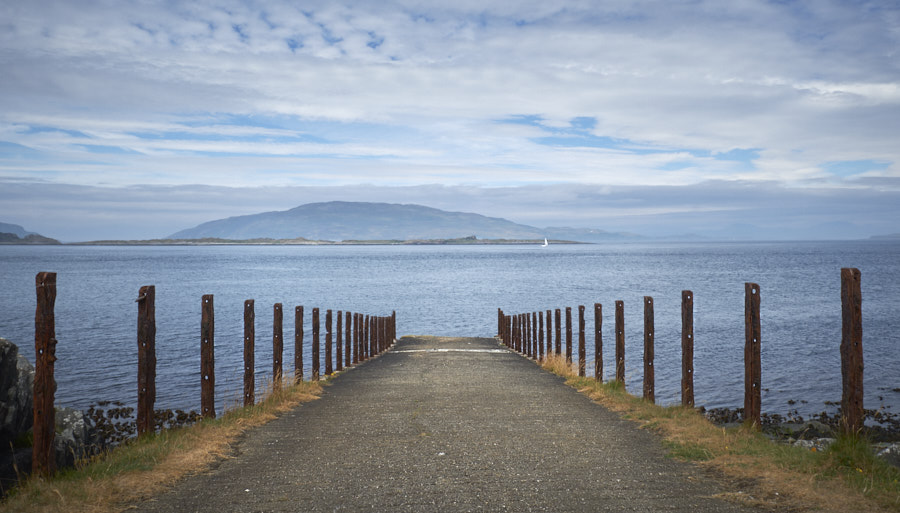
#> input picture craignish.jpg, 900 x 513 px
$ jupyter execute '02 Images.ipynb'   (shell and % lines are left out)
#> lines starting #> are read from the running program, lines starting #| are printed output that depends on the picture; after the words box and inside, x2 and y2 are one past the last pixel; in counts of white or black regions, pixels touching at a corner belong together
# Images: a use of NumPy arrays

Let's load up some useful modules:

[cell 1]
import numpy as np

# Let's import OpenCV
# pip install opencv-python if needed.
import cv2 as cv

# We'll use the matplotlib library
import matplotlib.pyplot as plt

# Make the figures a bit bigger than the default:
plt.rcParams['figure.figsize'] = [10,8]

Let's have a look for images:

[cell 2]
img_bgr = cv.imread("craignish.jpg")  # Use the non-rotated version!
#> img_bgr is the input picture: shape (513, 900, 3); mean B, G, R 158.9, 146.2, 136.5

img = cv.cvtColor(img_bgr, cv.COLOR_BGR2RGB)

plt.imshow(img)
plt.title("Craignish, Scotland");

Note the semicolon.

[cell 3]
img.shape
#> Out = (513, 900, 3)

Remember that the first axis in NumPy normally identifies the *row*.

[cell 4]
corner = img[ -200:, :300]
plt.imshow(corner);

---

## A behind-the-scenes look at NumPy arrays

Let's look under the hood at the original image:

[cell 5]
img.dtype

[cell 6]
img.itemsize
#> Out = 1

[cell 7]
img.shape
#> Out = (513, 900, 3)

_Round here, he's known as Strider...._

[cell 8]
img.strides
#> Out = (2700, 3, 1)

And now at our small corner:

[cell 9]
corner.shape
#> Out = (200, 300, 3)

[cell 10]
corner.strides
#> Out = (2700, 3, 1)

That's interesting!  Why is the stride still the same?

[cell 11]
corner.flags.owndata
#> Out = False

'corner' is simply a *view* onto the same 'img' data, but with different offset and shape.

### Another example: transposing

Arrays have a property T, which represents their transpose:

[cell 12]
reds = img[:,:,0]

print(reds.shape)
#| (513, 900)
print(reds.T.shape)
#| (900, 513)

[cell 13]
reds.dtype

[cell 14]
plt.imshow(reds, cmap="gray");

[cell 15]
plt.imshow(reds.T, cmap="gray");
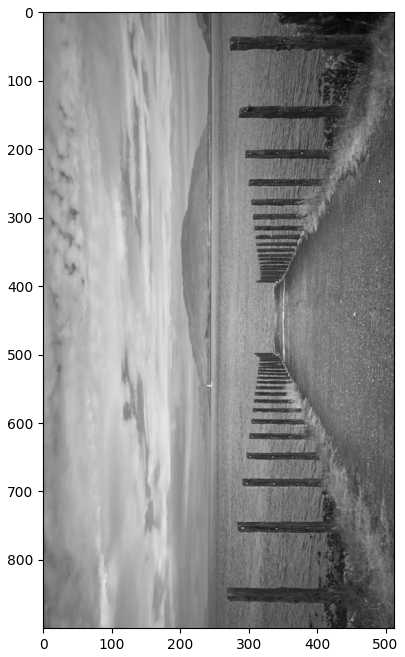
#> figure drawn by matplotlib, 1 panel

We can compare:

[cell 16]
reds.strides
#> Out = (2700, 3)

[cell 17]
reds.T.strides
#> Out = (3, 2700)

Similarly, we can skip rows or columns just by changing the stride:

[cell 18]
squished = reds[:,::3]
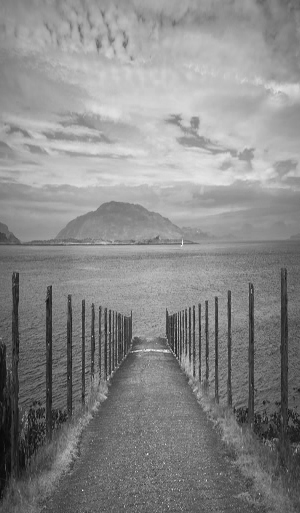
#> squished: shape (513, 300); min 9, max 248, mean 136.6
plt.imshow(squished, cmap="gray");

[cell 19]
squished.strides
#> Out = (2700, 9)

NumPy is generally very good at using views and not copying data unless it needs to.  You do need to remember this when assigning to arrays, though:

[cell 20]
corner[:20,:20] = [255, 255,0]
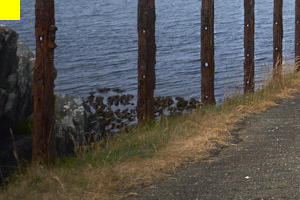
#> corner: shape (200, 300, 3); mean R, G, B 83.8, 82.3, 79.5
plt.imshow(img)   # Note we're drawing 'img'

There's are various copy() methods and functions if needed, and you may sometimes want to arrange your data order to make optimal use of caches.

[cell 21]
gridded = img.copy()
gridded[:, ::30] = [255,0,0]
gridded[::30, :] = [255,0,0]
plt.imshow(gridded);

**Question**: Some lines of the grid are missing?  Why?

---

### An esoteric aside

[cell 22]
a = np.arange(10)
a

[cell 23]
a.dtype

[cell 24]
a.strides

Get a custom view onto the same data:

[cell 25]
np.lib.stride_tricks.as_strided(a, shape=(7,4), strides=(8,8))

OK, back to the pictures...

---

### Histogram equalisation and some simple matplotlib

Let's look at greyscale of the whole image:

[cell 26]
grey_img = cv.cvtColor(img, cv.COLOR_RGB2GRAY)
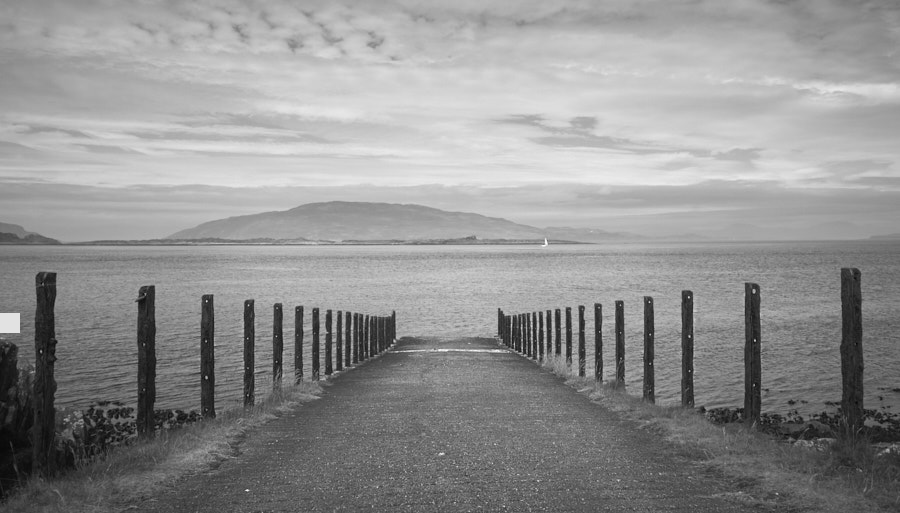
#> grey_img: shape (513, 900); min 3, max 253, mean 144.9

plt.imshow(grey_img, cmap="gray");

[cell 27]
hist, bins = np.histogram(grey_img, bins=256, range=[0,256])
#> hist = 256 values, max 4605 at index 167, min 0 at index 0, mean 1803.5; bins = 257 values from 0 to 256
hist, bins

Let's do a simple plot:

[cell 28]
plt.plot(bins[:-1], hist);
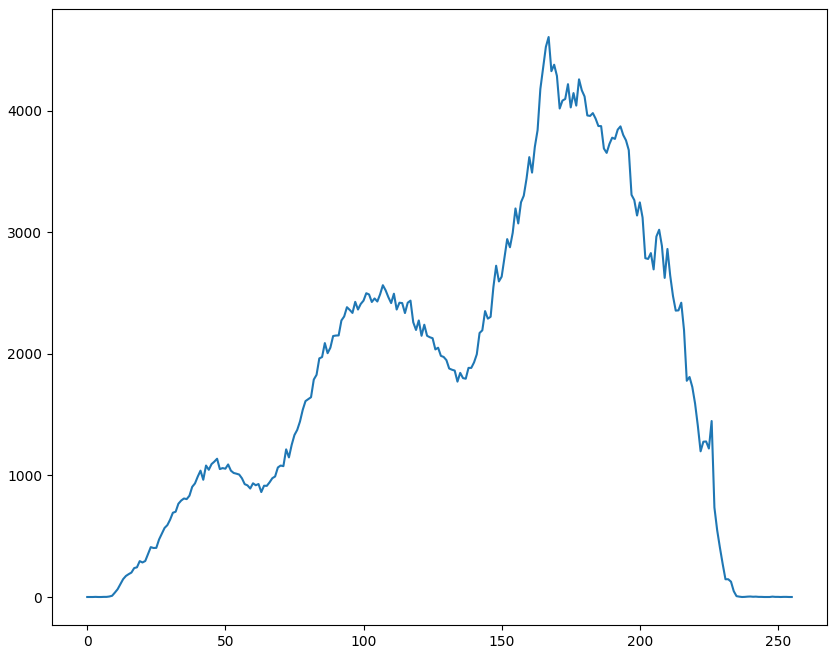
#> figure drawn by matplotlib, 1 panel; curve peaks at x = 167, y = 4605

Get the cumulative sum of the histogram values:

[cell 29]
cdf = hist.cumsum()
#> cdf = 256 values from 0 to 461700
cdf
#> Out = 256 values from 0 to 461700

A slightly more complex plot, showing the histogram and this cumulative distribution function:

[cell 30]
fig, ax1 = plt.subplots(figsize=(12,6))

# Plot the histogram using the normal y axis
ax1.bar(bins[1:], hist, 1, color='r')
ax1.tick_params(axis='y', labelcolor='r')

# Make a second y axis that shares the x axis
ax2 = ax1.twinx()

# And on that we'll plot the CDF
ax2.plot(cdf, color='b')
ax2.tick_params(axis='y', labelcolor='b')

# Some formatting stuff
fig.tight_layout()
fig.legend(('histogram', 'cdf'), loc = 'upper left');

# plt.savefig("histo.pdf")
plt.show()
#> figure, not shown here; panel 1: tallest bar 4605 high, from x = 167.5 to 168.5; panel 2: curve peaks at x = 253, y = 461700

### Giving it some more impact

Let's use OpenCV's standard histogram-based equalisation:

[cell 31]
equ_img = cv.equalizeHist(grey_img)
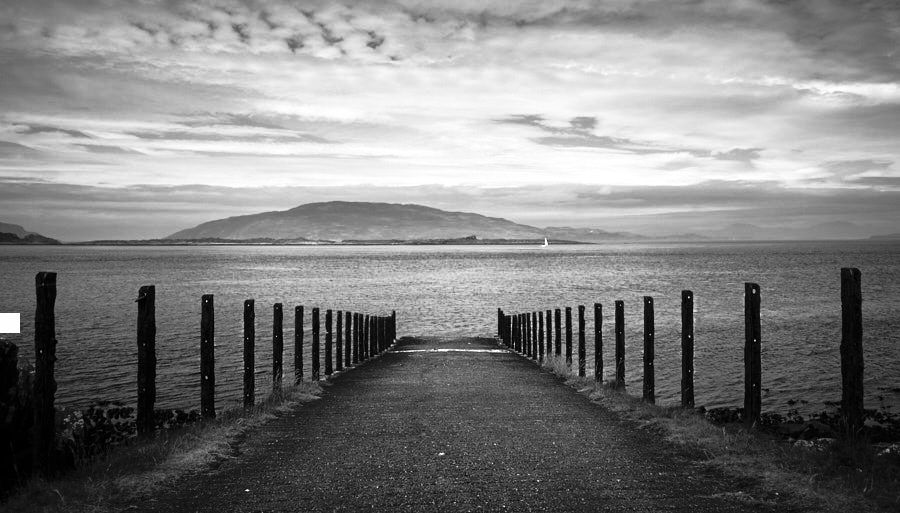
#> equ_img: shape (513, 900); min 0, max 255, mean 128.2

And compare the results:

[cell 32]
fig, axs = plt.subplots(1,2, figsize=(14,6))
axs[0].imshow(grey_img, cmap="gray")
axs[0].set_title("original")

axs[1].imshow(equ_img, cmap="gray")
axs[1].set_title("equalised")

plt.show()

What does the histogram look like for this new image?

[cell 33]
hist,bins = np.histogram(equ_img,256,[0,256])
#> hist = 256 values, max 4605 at index 151, min 0 at index 38, mean 1803.5
cdf = hist.cumsum()
#> cdf = 256 values from 730 to 461700

fig, ax1 = plt.subplots(figsize=(12,6))

# Plot the histogram using the normal y axis
ax1.bar(bins[1:], hist, 1, color='r')
ax1.tick_params(axis='y', labelcolor='r')

# Make a second y axis that shares the x axis
ax2 = ax1.twinx()
ax2.tick_params(axis='y', labelcolor='b')
# And on that we'll plot the CDF
cdf = hist.cumsum()
ax2.plot(cdf, color = 'b')

# Some formatting stuff
fig.tight_layout()
fig.legend(('cdf','histogram'), loc = 'upper left');

plt.show()
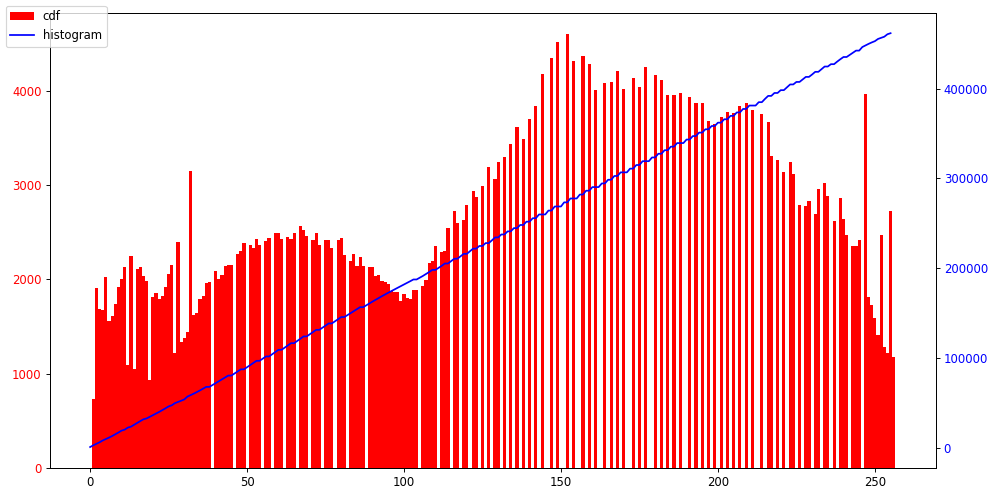
#> figure drawn by matplotlib, 2 panels; panel 1: tallest bar 4605 high, from x = 151.5 to 152.5; panel 2: curve peaks at x = 255, y = 461700

---

# Adding some colour overlays.

OK, let's use the original grey image and make it RGB again so that we can then overlay other colours.

[cell 34]
h,w = grey_img.shape
#> h = 513; w = 900
h,w
#> Out = (513, 900)

There are various easy ways you could do this.

But we're going to use explicit broadcasting.

First, we can turn a 2D array into a 3D array by adding a new axis:

[cell 35]
grey_img_3d = grey_img[:, :, np.newaxis]  # np.newaxis or 'None'
grey_img_3d.shape
#> Out = (513, 900, 1)

That final dimension is of size '1', so we can use it for broadcasting:

[cell 36]
mono_image_test = np.zeros([h, w, 3], dtype=grey_img_3d.dtype)
mono_image_test += grey_img_3d   # broadcasts
mono_image_test.shape

[cell 37]
mono_image_test

[cell 38]
mono_img = np.broadcast_to(  grey_img_3d, (h, w, 3) )
mono_img

[cell 39]
plt.imshow(mono_img)
plt.show()

This is a *colour* image, it's just that all the colour components have the same value.  We can change that:

[cell 40]
lowlights = np.where( mono_img > 40, mono_img, [255,0,255] )

plt.imshow(lowlights);

#### Go light blues!

Let's look at the blue component of the original image:

[cell 41]
blues = img[...,2]
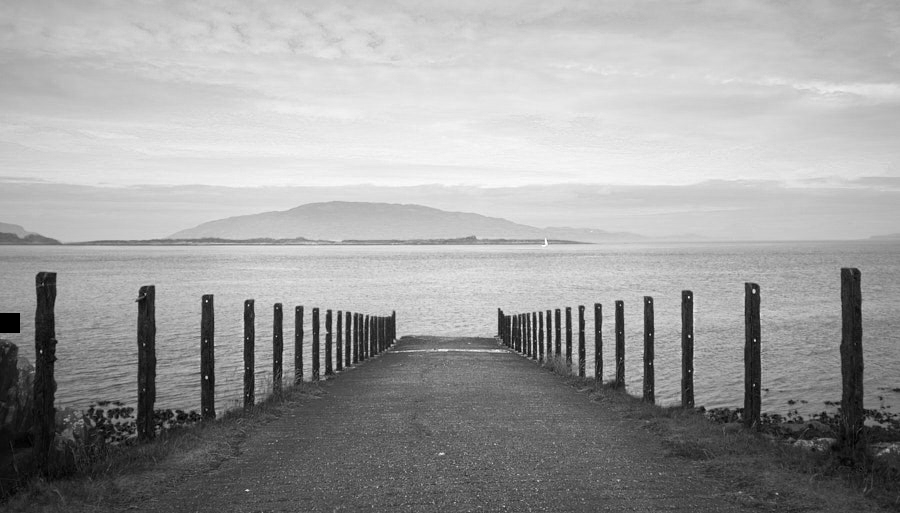
#> blues: shape (513, 900); min 0, max 255, mean 158.8
brightbluemask = (blues > 200)
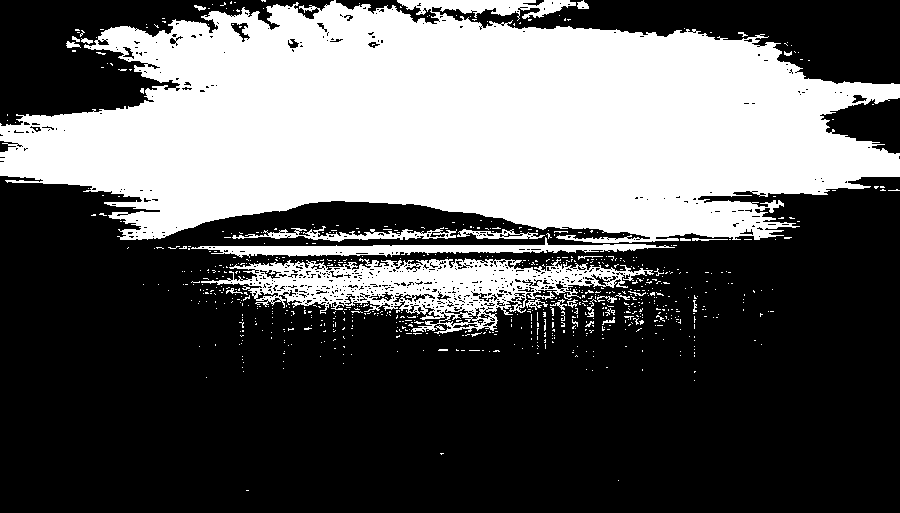
#> brightbluemask: shape (513, 900) bool; 37% white; 747 white regions (718 under 20 px), largest, box (x1, y1, x2, y2) and area: (0, 0, 900, 243) 149183, (201, 258, 654, 334) 13132, (191, 237, 675, 258) 3522
brightbluemask

[cell 42]
plt.imshow(brightbluemask, cmap="gray");

We can use Numpy's indexing capabilities:

[cell 43]
lowlights[ brightbluemask ] = [ 0, 0, 255 ]
plt.imshow(lowlights);
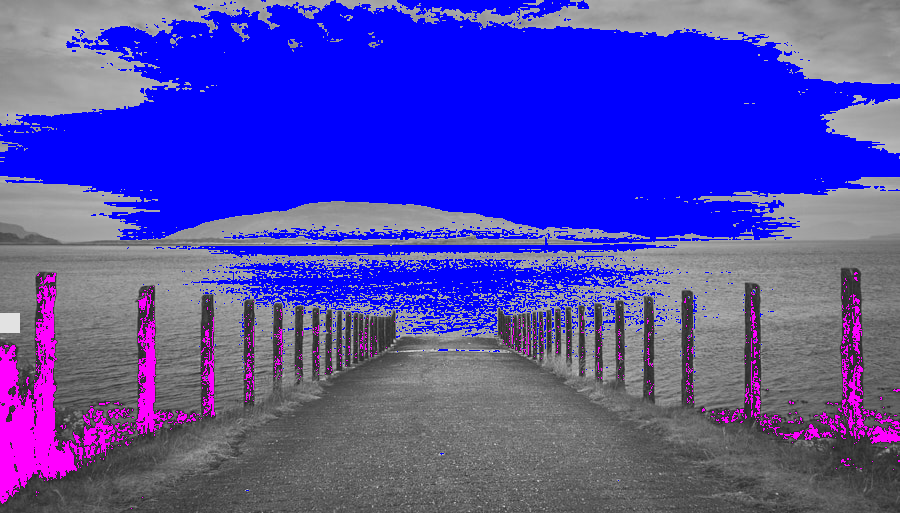
#> shown: shape (513, 900, 3); mean R, G, B 80.2, 71.9, 174.5
